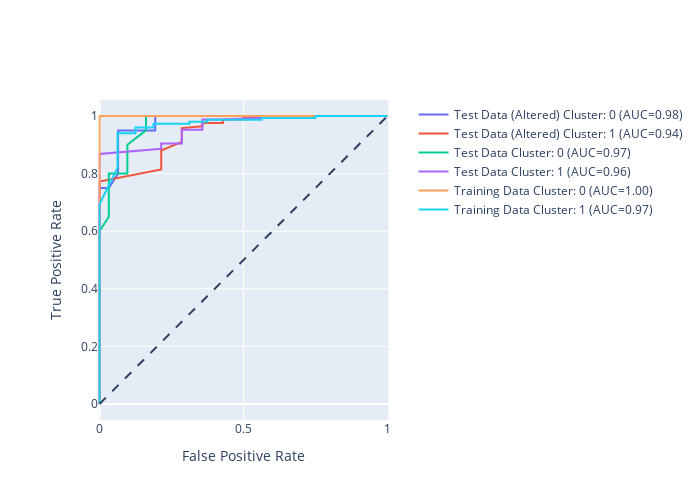

Notebook code for this chart:
### Code cell
import plotly.graph_objs as go
label_col = 'y'
prediction_col = 'pred'
group =  'Source_Cluster'


def update_roc_auc(df, label_col, prediction_col, group):
    fig = go.Figure()
    fig.add_shape(
        type='line', line=dict(dash='dash'),
        x0=0, x1=1, y0=0, y1=1
    )
    y_true = df.loc[:, label_col]
    y_pred = df.loc[:, prediction_col]
    groups =  np.unique(df.loc[:, group])
    for g in groups:
        index = df.loc[:, group] == g
        y_true_temp = y_true.loc[index]
        y_pred_temp = y_pred.loc[index]
        try:
            fpr, tpr, thresholds = roc_curve(y_true_temp, y_pred_temp)
            auc_score = roc_auc_score(y_true_temp, y_pred_temp)
            name = f"{g} (AUC={auc_score:.2f})"
            fig.add_trace(go.Scatter(x=fpr, y=tpr, name=name, mode='lines'))
        except:
            pass
    fig.update_layout(
        xaxis_title='False Positive Rate',
        yaxis_title='True Positive Rate',
        yaxis=dict(scaleanchor="x", scaleratio=1),
        xaxis=dict(constrain='domain'),
        width=700, height=500
    )
    return fig

fig = update_roc_auc(to_plot, label_col, prediction_col, group)
fig.show()

### Figure 1 — Plotly figure (JSON) as saved in the notebook; plotly's stock layout.template omitted (floating-point values rounded to 4 significant figures)
{"data": [{"mode": "lines", "name": "Test Data (Altered) Cluster: 0 (AUC=0.98)", "type": "scatter", "x": [0, 0, 0, 0, 0, 0.03226, 0.06452, 0.06452, 0.06452, 0.09677, 0.1613, 0.1935, 0.1935, 0.2581, 0.3548, 0.4194, 0.5161, 0.5806, 0.6129, 0.7097, 0.7742, 1], "y": [0, 0.05, 0.1, 0.3, 0.75, 0.75, 0.8, 0.85, 0.95, 0.95, 0.95, 0.95, 1, 1, 1, 1, 1, 1, 1, 1, 1, 1]}, {"mode": "lines", "name": "Test Data (Altered) Cluster: 1 (AUC=0.94)", "type": "scatter", "x": [0, 0, 0, 0, 0, 0, 0, 0, 0, 0, 0, 0, 0, 0, 0, 0, 0, 0, 0.2143, 0.2143, 0.2143, 0.2143, 0.2857, 0.2857, 0.2857, 0.2857, 0.3571, 0.3571, 0.4286, 0.4286, 0.5, 0.5, 0.5714, 0.5714, 0.7143, 0.8571, 1], "y": [0, 0.02395, 0.02994, 0.2335, 0.2575, 0.2695, 0.2874, 0.2934, 0.3713, 0.479, 0.5569, 0.5689, 0.5749, 0.5868, 0.6347, 0.6407, 0.7605, 0.7725, 0.8144, 0.8383, 0.8503, 0.8802, 0.9102, 0.9281, 0.9401, 0.9581, 0.9641, 0.976, 0.976, 0.988, 0.988, 0.994, 0.994, 1, 1, 1, 1]}, {"mode": "lines", "name": "Test Data Cluster: 0 (AUC=0.97)", "type": "scatter", "x": [0, 0, 0, 0, 0.03226, 0.03226, 0.09677, 0.09677, 0.1613, 0.1613, 0.2903, 0.4194, 0.4839, 1], "y": [0, 0.3, 0.4, 0.6, 0.65, 0.8, 0.8, 0.9, 0.95, 1, 1, 1, 1, 1]}, {"mode": "lines", "name": "Test Data Cluster: 1 (AUC=0.96)", "type": "scatter", "x": [0, 0, 0, 0, 0, 0, 0, 0, 0.2143, 0.2143, 0.2143, 0.2857, 0.2857, 0.2857, 0.2857, 0.3571, 0.3571, 0.3571, 0.3571, 0.4286, 0.5714, 0.5714, 0.7143, 0.9286, 1], "y": [0, 0.04192, 0.05389, 0.6766, 0.8084, 0.8323, 0.8623, 0.8683, 0.8862, 0.8982, 0.9042, 0.9042, 0.9102, 0.9341, 0.9521, 0.9521, 0.9641, 0.976, 0.988, 0.988, 0.994, 1, 1, 1, 1]}, {"mode": "lines", "name": "Training Data Cluster: 0 (AUC=1.00)", "type": "scatter", "x": [0, 0, 0, 0, 0, 0, 0.06061, 0.1212, 0.3333, 1], "y": [0, 0.2, 0.35, 0.45, 0.6, 1, 1, 1, 1, 1]}, {"mode": "lines", "name": "Training Data Cluster: 1 (AUC=0.97)", "type": "scatter", "x": [0, 0, 0, 0, 0.0625, 0.0625, 0.0625, 0.0625, 0.0625, 0.0625, 0.125, 0.125, 0.1875, 0.1875, 0.3125, 0.3125, 0.375, 0.375, 0.5625, 0.5625, 0.75, 0.75, 0.875, 1], "y": [0, 0.02, 0.02667, 0.6933, 0.82, 0.84, 0.8733, 0.88, 0.92, 0.94, 0.94, 0.96, 0.96, 0.9733, 0.9733, 0.98, 0.98, 0.9867, 0.9867, 0.9933, 0.9933, 1, 1, 1]}], "layout": {"height": 500, "shapes": [{"line": {"dash": "dash"}, "type": "line", "x0": 0, "x1": 1, "y0": 0, "y1": 1}], "width": 700, "xaxis": {"autorange": true, "constrain": "domain", "domain": [0.01505, 0.9849], "range": [-0.003472, 1.003], "title": {"text": "False Positive Rate"}, "type": "linear"}, "yaxis": {"autorange": true, "domain": [0, 1], "range": [-0.05556, 1.056], "scaleanchor": "x", "scaleratio": 1, "title": {"text": "True Positive Rate"}, "type": "linear"}}}
